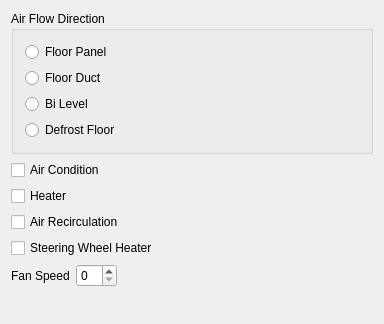
<?xml version="1.0" encoding="UTF-8"?>
<ui version="4.0">
 <class>MainWindow</class>
 <widget class="QMainWindow" name="MainWindow">
  <property name="geometry">
   <rect>
    <x>0</x>
    <y>0</y>
    <width>384</width>
    <height>324</height>
   </rect>
  </property>
  <property name="windowTitle">
   <string>Climate Control</string>
  </property>
  <widget class="QWidget" name="centralWidget">
   <layout class="QVBoxLayout" name="verticalLayout_2">
    <item>
     <widget class="QGroupBox" name="airFlowDirection">
      <property name="title">
       <string>Air Flow Direction</string>
      </property>
      <layout class="QVBoxLayout" name="verticalLayout">
       <item>
        <widget class="QRadioButton" name="rb_FloorPanel">
         <property name="text">
          <string>Floor Panel</string>
         </property>
        </widget>
       </item>
       <item>
        <widget class="QRadioButton" name="rb_FloorDuct">
         <property name="text">
          <string>Floor Duct</string>
         </property>
        </widget>
       </item>
       <item>
        <widget class="QRadioButton" name="rb_BiLevel">
         <property name="text">
          <string>Bi Level</string>
         </property>
        </widget>
       </item>
       <item>
        <widget class="QRadioButton" name="rb_DefrostFloor">
         <property name="text">
          <string>Defrost Floor</string>
         </property>
        </widget>
       </item>
      </layout>
     </widget>
    </item>
    <item>
     <widget class="QCheckBox" name="cb_airCondition">
      <property name="text">
       <string>Air Condition</string>
      </property>
     </widget>
    </item>
    <item>
     <widget class="QCheckBox" name="cb_heater">
      <property name="text">
       <string>Heater</string>
      </property>
     </widget>
    </item>
    <item>
     <widget class="QCheckBox" name="cb_airRecirculation">
      <property name="text">
       <string>Air Recirculation</string>
      </property>
     </widget>
    </item>
    <item>
     <widget class="QCheckBox" name="cb_steeringWheelHeater">
      <property name="text">
       <string>Steering Wheel Heater</string>
      </property>
     </widget>
    </item>
    <item>
     <layout class="QFormLayout" name="formLayout_4">
      <property name="fieldGrowthPolicy">
       <enum>QFormLayout::FieldsStayAtSizeHint</enum>
      </property>
      <item row="0" column="0">
       <widget class="QLabel" name="fanSpeedLabel">
        <property name="text">
         <string>Fan Speed</string>
        </property>
       </widget>
      </item>
      <item row="0" column="1">
       <widget class="QSpinBox" name="sb_fanSpeed"/>
      </item>
     </layout>
    </item>
   </layout>
  </widget>
 </widget>
 <layoutdefault spacing="6" margin="11"/>
 <resources/>
 <connections/>
</ui>
